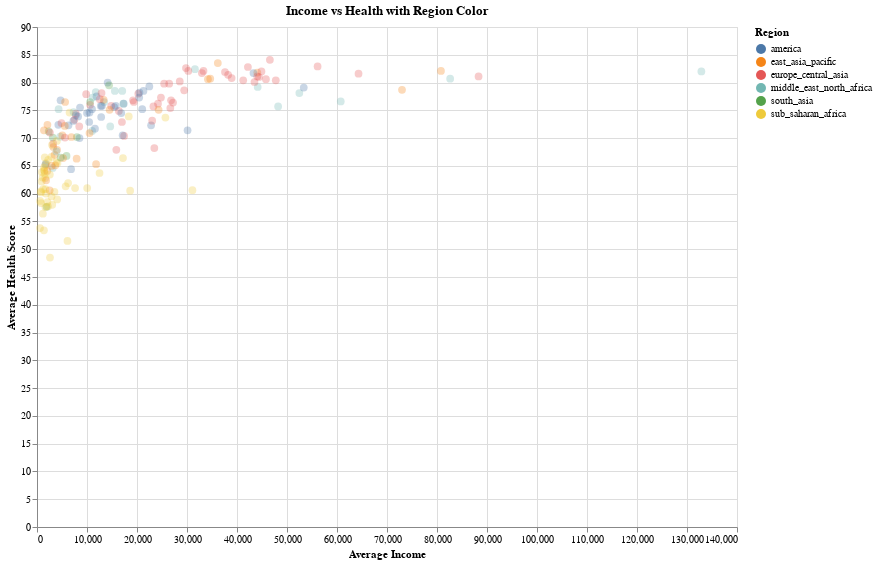

Source (notebook cell):
### Markdown cell above
### Part 1.1 Add selection (5 points)

Make a scatter plot to show the relationship between average personal income and average health score. Use the Region as the original color. Please add tooltip to it to show the information about the country name and population. Also, allow the user to select a single country to highlight while all the other become light grey.

### Code cell
base = alt.Chart(gapminder).mark_circle(size=60).encode(
    x=alt.X('income:Q', title='Average Income'),
    y=alt.Y('health:Q', title='Average Health Score'),
    color=alt.Color('region:N', title='Region'),
    tooltip=[alt.Tooltip('country:N', title='Country'),
             alt.Tooltip('population:Q', title='Population')]
).properties(
    width=700,
    height=500,
    title="Income vs Health with Region Color"
)

# add selection for single country highlight
highlight = alt.selection_single(on='mouseover', fields=['country'], empty='none')

# modify chart to include selection behavior
interactive_chart = base.add_selection(
    highlight
).encode(
    opacity=alt.condition(highlight, alt.value(1), alt.value(0.3))
)

interactive_chart

### Figure 1 — Vega-Lite specification as saved in the notebook (floating-point values rounded to 4 significant figures; data arrays with more than 128 entries replaced by an {"elided": "..."} marker saying what was removed)
{"config": {"view": {"continuousWidth": 400, "continuousHeight": 300}}, "data": {"name": "data-ca24f9a7ec291df1ebdcde48d4b02821"}, "mark": {"type": "circle", "size": 60}, "encoding": {"color": {"field": "region", "title": "Region", "type": "nominal"}, "opacity": {"condition": {"value": 1, "selection": "selector006"}, "value": 0.3}, "tooltip": [{"field": "country", "title": "Country", "type": "nominal"}, {"field": "population", "title": "Population", "type": "quantitative"}], "x": {"field": "income", "title": "Average Income", "type": "quantitative"}, "y": {"field": "health", "title": "Average Health Score", "type": "quantitative"}}, "height": 500, "selection": {"selector006": {"type": "single", "on": "mouseover", "fields": ["country"], "empty": "none"}}, "title": "Income vs Health with Region Color", "width": 700, "$schema": "https://vega.github.io/schema/vega-lite/v4.17.0.json", "datasets": {"data-ca24f9a7ec291df1ebdcde48d4b02821": {"elided": "187 records"}}}
